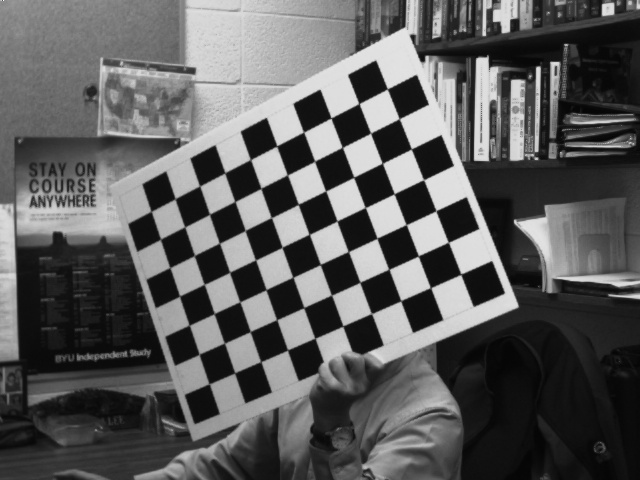
//> input picture calibration_jpg/AR1.jpg, 640 x 480 px
$ ./camera_calibration   (built with g++ and OpenCV 4)
//> lines starting //> are read from the running program, lines starting //| are printed output that depends on the picture; after the words box and inside, x2 and y2 are one past the last pixel; in counts of white or black regions, pixels touching at a corner belong together
#include <opencv2/core.hpp>A
#include <string.h>
#include <Windows.h>
#include <opencv2/highgui/highgui.hpp>
#include <opencv2/imgproc.hpp>
#include <opencv2/calib3d/calib3d.hpp>
#include <iostream>
#include <fstream>
#include <time.h>

#ifdef far
#undef far
#endif

using namespace std;
using namespace cv;

int task1() {
	// write image path and load image
	Mat frame;
	char im_path[100];
	sprintf(im_path, "calibration_jpg\\AR1.jpg");
	frame = imread(im_path, CV_LOAD_IMAGE_COLOR);
//> frame is the input picture: 480 rows x 640 cols, CV_8UC3; min 1, max 255, mean 92

	if (frame.data == NULL) {
		printf("Error reading file.");
		return -1;
	}


	// color to grayscale
	cvtColor(frame, frame, CV_RGB2GRAY);
//> frame: 480 rows x 640 cols, CV_8UC1

	// get chessboard corners
	Size pattern_size(10, 7);
	vector<Point2f> centers;
	bool pattern_was_found;
	pattern_was_found = findChessboardCorners(frame, pattern_size, centers);
//> pattern_was_found = true; centers = 70 Points (x, y), first 12: [460.8, 274.3], [430.5, 287.7], [401, 300.8], [371.5, 313.5], [342.8, 326], [315, 338.3], [287.7, 349.8], [260.7, 361.6], [234.7, 372.8], [209.1, 383.7], [448.4, 242.3], [418.2, 256]

	// refine corners
	Size winSize = Size(5, 5);
	Size zeroZone = Size(-1, -1);
	TermCriteria criteria = TermCriteria(CV_TERMCRIT_EPS + CV_TERMCRIT_ITER, 40, 0.001);
	cornerSubPix(frame, centers, winSize, zeroZone, criteria);
//> centers = 70 Points (x, y), first 12: [460.8, 274.2], [430.6, 287.7], [400.8, 300.7], [371.4, 313.6], [342.8, 326], [314.9, 338.2], [287.5, 349.9], [260.8, 361.6], [234.7, 372.8], [209.2, 383.8], [448.4, 242.3], [418.4, 255.9]

	// convert back to rgb
	cvtColor(frame, frame, CV_GRAY2RGB);

	// draw it
	drawChessboardCorners(frame, pattern_size, centers, pattern_was_found);
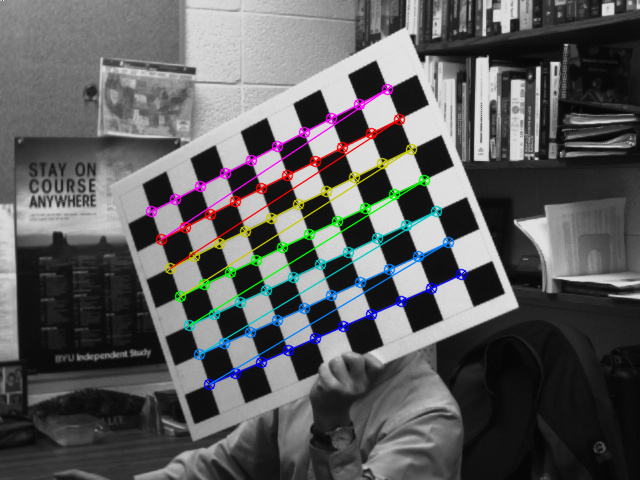
//> frame: 480 rows x 640 cols, CV_8UC3; 4.82% of pixels changed, all inside (x1, y1, x2, y2) = (145, 83, 468, 391)

	// display it
	namedWindow("test", WINDOW_AUTOSIZE);
	imshow("test", frame);
	waitKey(0);

	// save sample image
	imwrite("out_task1.jpg", frame);

	return 0;
}


// [362 lines left out: functions task2, task3, task4, task5, task6, main, not called in this run]

// added to run one function of the file
int main() { task1(); }

$ run again, with calibration_jpg/AR12.jpg copied over calibration_jpg/AR1.jpg
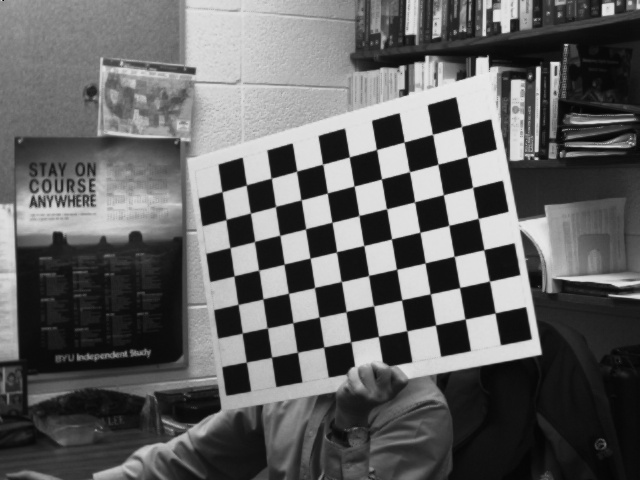
//> input picture calibration_jpg/AR12.jpg, 640 x 480 px
//> in task1, frame is the input picture: 480 rows x 640 cols, CV_8UC3; min 2, max 236, mean 97.5
//> in task1, `pattern_was_found = findChessboardCorners(frame, pattern_size, centers);`: pattern_was_found = true; centers = 70 Points (x, y), first 12: [495.1, 312.9], [465.1, 318.9], [435.5, 325], [406.9, 330.8], [378.4, 336.4], [350.5, 341.8], [323.7, 347], [297.6, 352.4], [271.6, 357.1], [246.1, 362.2], [489.4, 281], [459.6, 287.5]
//> in task1, `cornerSubPix(frame, centers, winSize, zeroZone, criteria);`: centers = 70 Points (x, y), first 12: [495.2, 312.8], [465.1, 318.9], [435.6, 324.9], [406.7, 330.8], [378.4, 336.4], [350.7, 341.8], [323.8, 347], [297.4, 352.3], [271.6, 357.1], [246.3, 362.2], [489.5, 281.1], [459.6, 287.5]
//> in task1, `drawChessboardCorners(frame, pattern_size, centers, pattern_was_found);`:
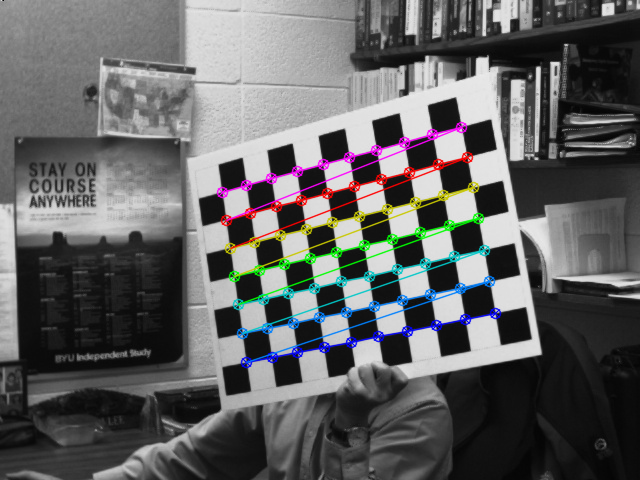
//> frame: 480 rows x 640 cols, CV_8UC3; 4.75% of pixels changed, all inside (x1, y1, x2, y2) = (216, 121, 502, 369)

$ run again, with calibration_jpg/AR14.jpg copied over calibration_jpg/AR1.jpg
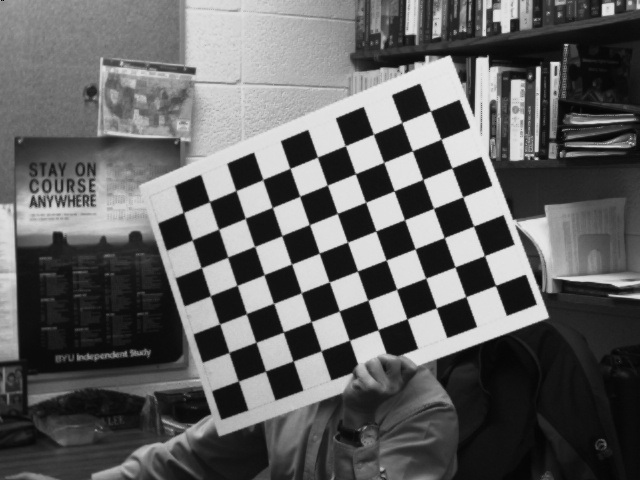
//> input picture calibration_jpg/AR14.jpg, 640 x 480 px
//> in task1, frame is the input picture: 480 rows x 640 cols, CV_8UC3; min 0, max 236, mean 97
//> in task1, `pattern_was_found = findChessboardCorners(frame, pattern_size, centers);`: pattern_was_found = true; centers = 70 Points (x, y), first 12: [495.5, 285.4], [465.8, 296.6], [436.1, 308], [407, 318.8], [377.9, 329.8], [349.6, 340.2], [321, 350.8], [293, 360.9], [265.4, 371], [238.4, 380.9], [484.3, 255.7], [455.2, 266.9]
//> in task1, `cornerSubPix(frame, centers, winSize, zeroZone, criteria);`: centers = 70 Points (x, y), first 12: [495.5, 285.5], [465.8, 296.6], [436.3, 307.8], [407, 318.8], [378.1, 329.7], [349.4, 340.2], [321.1, 350.7], [293.1, 361], [265.4, 371.2], [238.4, 381.1], [484.5, 255.6], [455, 267]
//> in task1, `drawChessboardCorners(frame, pattern_size, centers, pattern_was_found);`:
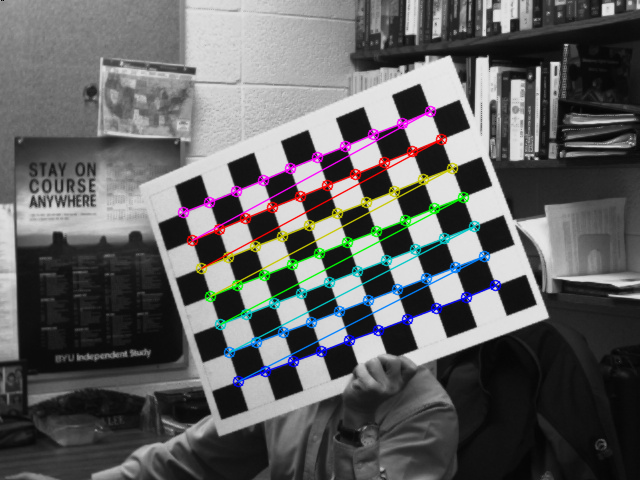
//> frame: 480 rows x 640 cols, CV_8UC3; 4.87% of pixels changed, all inside (x1, y1, x2, y2) = (177, 105, 502, 388)
